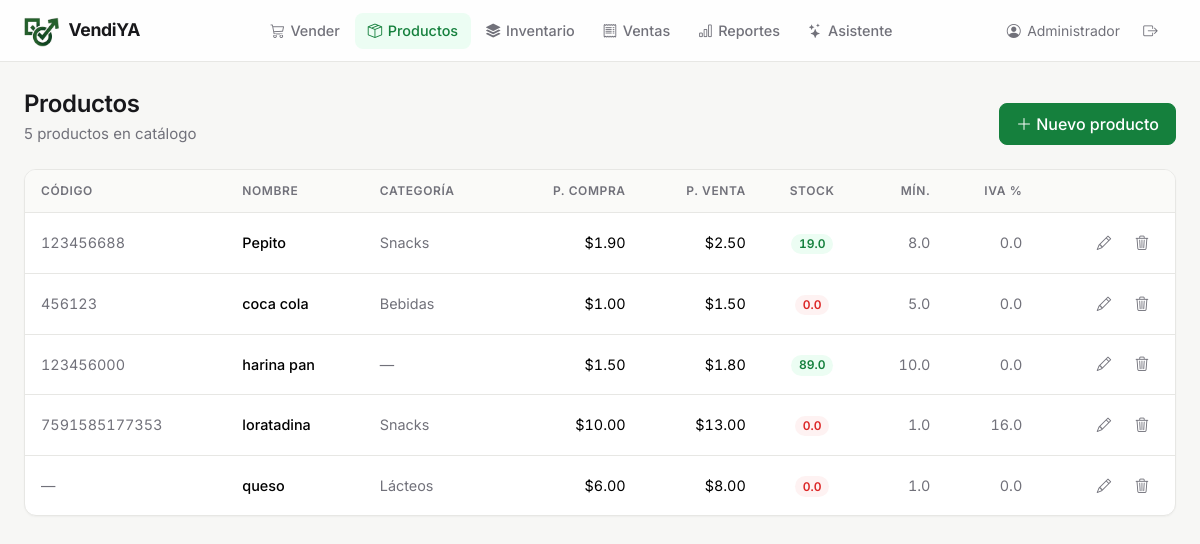
The page /productos (signed in) on the database as committed earlier.
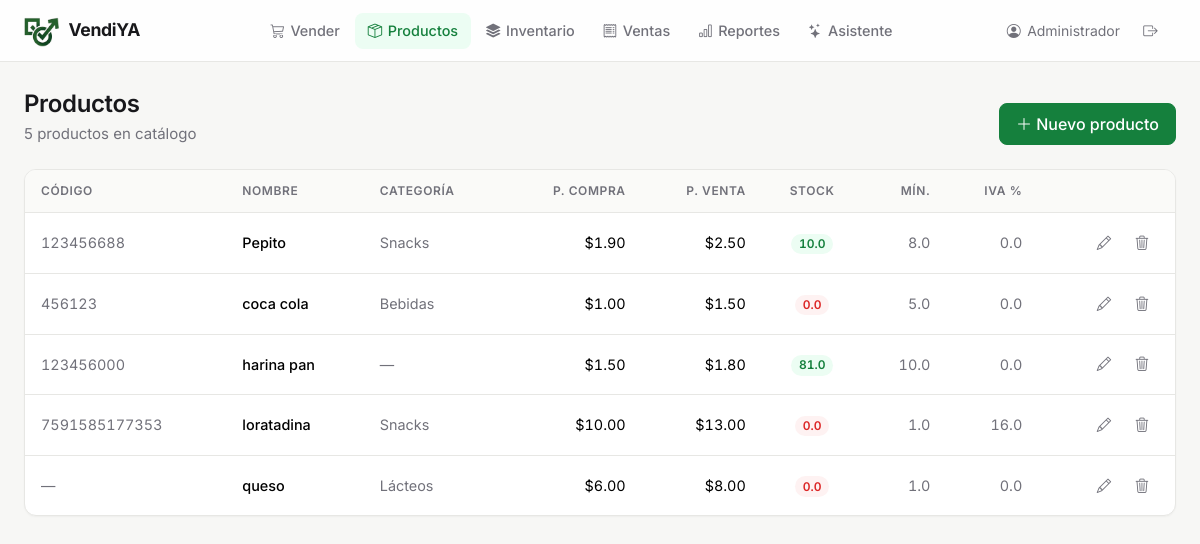
The same page on the database as committed later.
### tables this page shows
CREATE TABLE productos (
    id INTEGER PRIMARY KEY AUTOINCREMENT,
    codigo_barras TEXT UNIQUE,
    nombre TEXT NOT NULL,
    categoria_id INTEGER,
    precio_compra REAL DEFAULT 0,
    precio_venta REAL NOT NULL,
    stock_actual REAL DEFAULT 0,
    stock_minimo REAL DEFAULT 0,
    unidad_medida TEXT DEFAULT 'unidad',
    iva REAL DEFAULT 0,
    activo INTEGER DEFAULT 1,
    FOREIGN KEY (categoria_id) REFERENCES categorias(id)
);

CREATE TABLE categorias (
    id INTEGER PRIMARY KEY AUTOINCREMENT,
    nombre TEXT NOT NULL UNIQUE
);

### app.py (the view)
@app.route('/productos')
@login_required
def productos():
    conn = get_db()
    lista = conn.execute("""
        SELECT p.*, c.nombre as categoria FROM productos p
        LEFT JOIN categorias c ON p.categoria_id = c.id
        ORDER BY p.nombre
    """).fetchall()
    categorias = conn.execute("SELECT * FROM categorias ORDER BY nombre").fetchall()
    conn.close()
    return render_template('productos.html',
                           productos=[dict(p) for p in lista],
                           categorias=[dict(c) for c in categorias])

### app.py (called while the page is built)
def login_required(f):
    @wraps(f)
    def wrapper(*args, **kwargs):
        if 'usuario_id' not in session:
            return redirect(url_for('login'))
        return f(*args, **kwargs)
    return wrapper

### database.py (called while the page is built)
def get_db():
    conn = sqlite3.connect(DB_PATH)
    conn.row_factory = sqlite3.Row
    conn.execute("PRAGMA foreign_keys = ON")
    return conn

### templates/productos.html (shortened to what this page needs)
{% extends "base.html" %}
{% block content %}
<div class="page-header">
  <div>
    <h1>Productos</h1>
    <p>{{ productos|length }} productos en catálogo</p>
  </div>
  <button class="btn btn-primary" data-bs-toggle="modal" data-bs-target="#modalProducto">
    <i class="bi bi-plus-lg"></i> Nuevo producto
  </button>
</div>
<div class="table-card">
<div class="table-responsive">
<table class="table table-hover">
  <thead>
    <tr><th>Código</th><th>Nombre</th><th>Categoría</th><th class="text-end">P. Compra</th>
        <th class="text-end">P. Venta</th><th class="text-center">Stock</th><th class="text-end">Mín.</th>
        <th class="text-end">IVA %</th><th></th></tr>
  </thead>
<tbody>
  {% for p in productos %}
  <tr>
    <td class="text-muted num">{{ p.codigo_barras or '—' }}</td>
    <td class="fw-medium">{{ p.nombre }}</td>
    <td class="text-muted">{{ p.categoria or '—' }}</td>
    <td class="text-end num">${{ '%.2f'|format(p.precio_compra) }}</td>
    <td class="text-end num">${{ '%.2f'|format(p.precio_venta) }}</td>
    <td class="text-center">
      {% if p.stock_actual <= p.stock_minimo %}
        <span class="badge bg-danger num">{{ p.stock_actual }}</span>
      {% else %}
        <span class="badge bg-success num">{{ p.stock_actual }}</span>
      {% endif %}
    </td>
    <td class="text-end text-muted num">{{ p.stock_minimo }}</td>
    <td class="text-end text-muted num">{{ p.iva }}</td>
    <td class="text-end text-nowrap">
      <button class="btn-icon btn-editar" title="Editar"
              data-id="{{ p.id }}"
              data-codigo="{{ p.codigo_barras or '' }}"
              data-nombre="{{ p.nombre }}"
              data-categoria="{{ p.categoria_id or '' }}"
              data-pc="{{ p.precio_compra }}"
              data-pv="{{ p.precio_venta }}"
              data-sm="{{ p.stock_minimo }}"
              data-um="{{ p.unidad_medida }}"
              data-iva="{{ p.iva }}"><i class="bi bi-pencil"></i></button>
      <a class="btn-icon danger" title="Desactivar"
         href="{{ url_for('eliminar_producto', pid=p.id) }}"
         onclick="return confirm('¿Desactivar producto?')"><i class="bi bi-trash3"></i></a>
    </td>
  </tr>
  {% else %}
  <tr><td colspan="9" class="empty">Aún no hay productos. Crea el primero con «Nuevo producto».</td></tr>
  {% endfor %}
</tbody>
</table>
</div>
</div>
{% endblock %}

Rows that differ between the two databases and show on the page:
changed productos "Pepito": stock_actual "19.0" → "10.0"
changed productos "harina pan": stock_actual "89.0" → "81.0"
